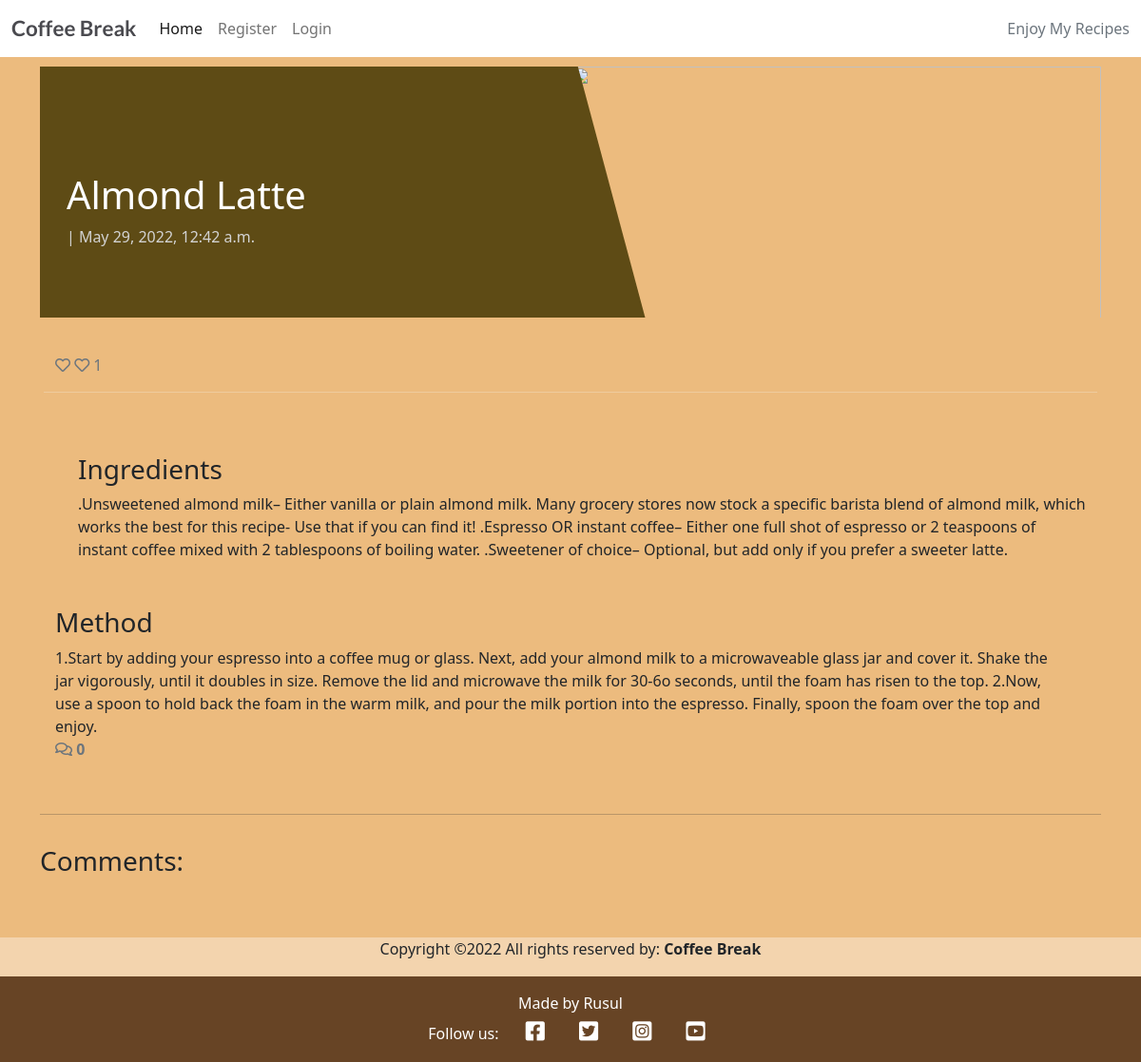
Page /almond-latte/ on the committed database.
### coffeeblog/models.py (models this page shows, shortened)
class Post(models.Model):
    title = models.CharField(max_length=200, unique=True)
    slug = models.SlugField(max_length=200)
    author = models.ForeignKey(
        User, on_delete=models.CASCADE, related_name="blog_posts")
    updated_on = models.DateTimeField(auto_now=True)
    ingredients = models.TextField(default="")
    content = models.TextField(default="")
    time = models.IntegerField(default=0)
    featured_image = CloudinaryField('image', default='placeholder')
    excerpt = models.TextField(blank=True)
    created_on = models.DateTimeField(auto_now_add=True)
    status = models.IntegerField(choices=STATUS, default=0)
    likes = models.ManyToManyField(
        User, related_name='blogpost_likes', blank=True)
    class Meta:
        ordering = ['-created_on']
    def number_of_likes(self):
        return self.likes.count()

### coffeeblog/views.py (the view, shortened to what this page needs)
# urls.py: path('<slug:slug>/', views.PostDetail.as_view(), name='post_detail'),
class PostDetail(View):
    def get(self, request, slug, *args, **kwargs):
        queryset = Post.objects.filter(status=1)
        post = get_object_or_404(queryset, slug=slug)
        comments = post.comments.filter(approved=True).order_by("-created_on")
        liked = False
        if post.likes.filter(id=self.request.user.id).exists():
            liked = True
        return render(
            request,
            "post_detail.html",
            {
                "post": post,
                "comments": comments,
                "commented": False,
                "liked": liked,
                "comment_form": CommentForm()
            },
        )

### templates/post_detail.html (shortened to what this page needs)
{% extends 'base.html' %} {% block content %}
{% load crispy_forms_tags %}
<div class="masthead">
    <div class="container">
        <div class="row g-0">
            <div class="col-md-6 masthead-text">
                <h1 class="post-title">{{ post.title }}
                </h1>
                <p class="post-subtitle">{{ post_author }} | {{post.created_on}}</p>
            </div>
            <div class="d-none d-md-block col-md-6 masthead-image">
                {% if "placeholder" in post.featured_image.url %}
                <img src="https://www.torani.com/sites/default/files/recipes/illustration/GettyImages-1130315137%20%281%29-min.jpg" width="100%">
                {% else %}
                <img src="{{ post.featured_image.url }}" width="100%">
                {% endif %}
            </div>
        </div>
    </div>
</div>
<div class="container">
    <div class="row">
        <div class="col card mb-4  mt-3 left  top">
            <div class="card-body">
                <div class="row">
                    <div class="col-1">
                        <strong>
                            {% if user.is_authenticated %}
                            <form class="d-inline" action="{% url 'post_like' post.slug %}" method="POST">
                                {% csrf_token %}
                                {% if liked %}
                                <button type="submit" name="blogpost_id" value="{{post.slug}}" class="btn-like"><i
                                    class="fas fa-heart"></i></button>
                                {% else %}
                                <button type="submit" name="blogpost_id" value="{{post.slug}}" class="btn-like"><i
                                    class="far fa-heart"></i></button>
                                {% endif %}
                            </form>
                            {% else %}
                            <span class="text-secondary"><i class="far fa-heart"></i></span>
                            {% endif %}
                        </strong>
                        <span class="text-secondary"><i class="far fa-heart"></i> {{ post.number_of_likes }} </span>
                    </div>
                    <hr class="mx-auto mt-3 mb-3 text-light">
                    <div class="col mt-2 mb-3">
                    </div>
                    <div class="row mt-5">
                        <div class="col-12 text-dark">
                            <h3 class="black-text">Ingredients</h3>
                            {{ post.ingredients|safe }}
                        </div>
                    </div>
                    <div class="row mt-5">
                        <div class="col-12 text-dark">
                            <h3 class="black-text">Method</h3>
                            {{ post.content|safe }}
                        </div>
                    </div>
                    <div class="col-1">
                        {% with comments.count as total_comments %}
                        <strong class="text-secondary"><i class="far fa-comments"></i>
                        {{ total_comments }}</strong>
                        {% endwith %}
                    </div>
                </div>
            </div>
        </div>
    </div>
    <div class="row">
        <div class="col">
            <hr>
        </div>
    </div>
    <div class="row">
        <div class="col-md-8 card mb-4  mt-3 ">
            <h3>Comments:</h3>
            <div class="card-body">
            </div>
        </div>
        <div class="col-md-4 card mb-4  mt-3 ">
            {% if commented %}
            <div class="alert alert-success" role="alert">
                Your comment is being approved, please wait.
            </div>
            {% else %}
            <div class="card-body">
            {% endif %}
            </div>
        </div>
    </div>
</div>
{% endblock content %}

### static/css/style.css (style rules this page uses)
body { background-color: #F9FAFC; background-repeat: no-repeat; }
img { width: 100%; height: 30vw; object-fit: cover; }
.main-bg { background-color: #e1943566; }
.card { border: none; background-color: transparent; }
.masthead { margin-top: 10px; overflow: hidden; position: relative; display: inline-block; height: 33vh; width: 100%; }
.masthead-text { background-color: #5e4b15; color: white; position: relative; }
.masthead-image { position: relative; overflow: hidden; }
.masthead-image:after { content: ""; position: absolute; top: 0; right: 90%; height: 100%; width: 150%; background: #5e4b15; -webkit-transform: skew(15deg); -moz-transform: skew(15deg); transform: skew(15deg); z-index: 100; }
.post-title { margin-top: 20%; margin-left: 5%; }
.post-subtitle { margin-left: 5%; color: lightgray; }

### rows in the picture
Post: title "Almond Latte", created_on "May 29, 2022, 12:42 a.m.", number_of_likes "1", ingredients ".Unsweetened almond milk– Either vanilla or plain almond milk. Many grocery stores now stock a specific barista blend of almond milk, which works the best for this recipe- Use that if you can find it! .Espresso OR instant coffee– Either one full shot of espresso or 2 teaspoons of instant coffee mixed with 2 tablespoons of boiling water. .Sweetener of choice– Optional, but add only if you prefer a sweeter latte.", content "1.Start by adding your espresso into a coffee mug or glass. Next, add your almond milk to a microwaveable glass jar and cover it. Shake the jar vigorously, until it doubles in size. Remove the lid and microwave the milk for 30-6o seconds, until the foam has risen to the top. 2.Now, use a spoon to hold back the foam in the warm milk, and pour the milk portion into the espresso. Finally, spoon the foam over the top and enjoy."

### other values in the picture
{{ total_comments }} "0"
